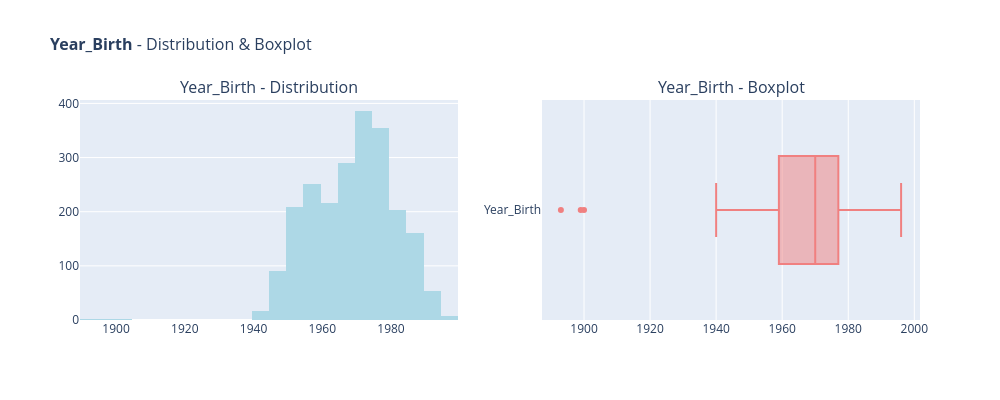
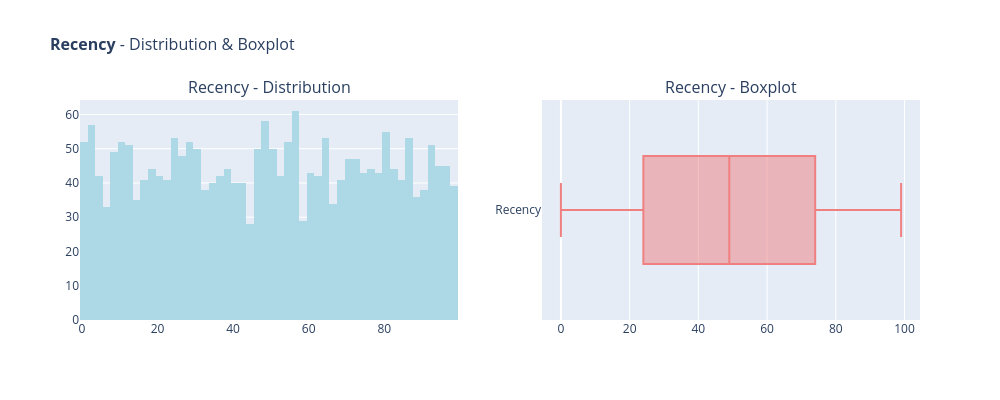
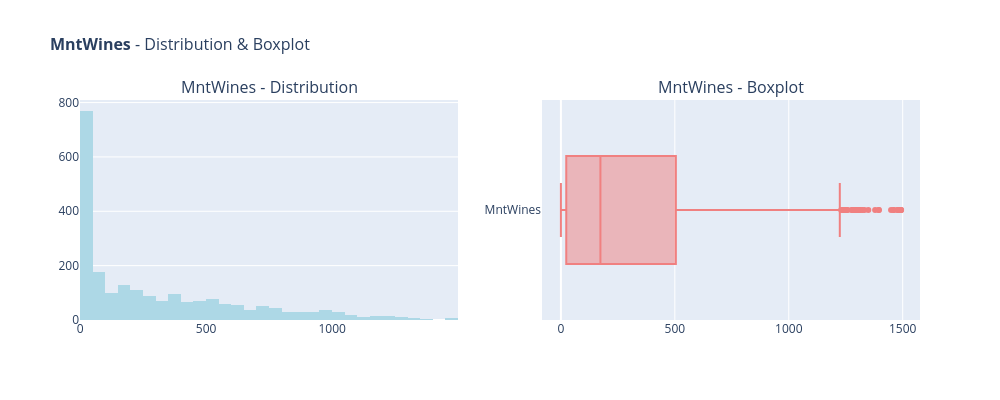
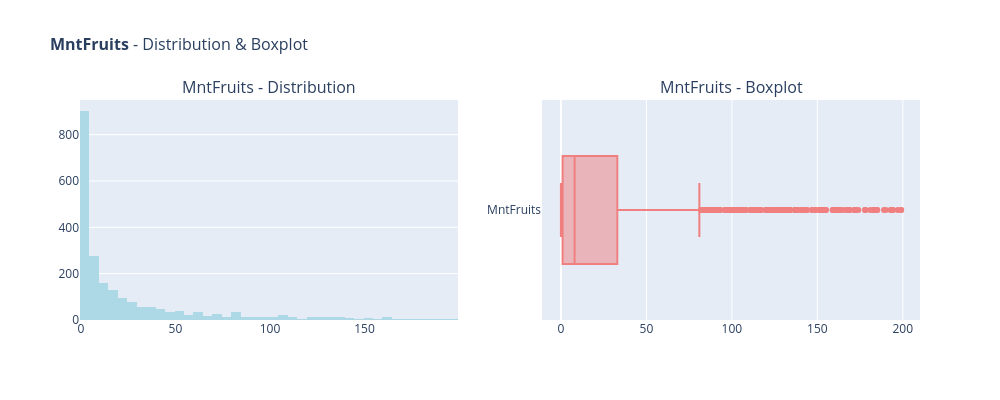

Notebook cell for these charts, in order:
### Code cell
# ============================================================================
# CELL 3.3: Numeric Column Distributions (with inline plots)
# ============================================================================

print("\n--- Step 2: Numeric Column Distributions ---")

# Ensure numeric_cols is defined
if 'numeric_cols' not in locals():
    numeric_cols = ['Year_Birth', 'Income', 'Recency', 'MntWines', 'MntFruits',
                     'MntMeatProducts', 'MntFishProducts', 'MntSweetProducts',
                     'MntGoldProds', 'NumDealsPurchases', 'NumWebPurchases',
                     'NumCatalogPurchases', 'NumStorePurchases', 'NumWebVisitsMonth']
    numeric_cols = [col for col in numeric_cols if col in df.columns]

# Filter to only columns that exist in dataframe
numeric_cols_available = [col for col in numeric_cols if col in df.columns]

print(f"Processing {len(numeric_cols_available)} numeric columns...")

observations = {}

for col in numeric_cols_available:
    try:
        # Create subplot figure
        fig = make_subplots(
            rows=1, cols=2, 
            subplot_titles=(f'{col} - Distribution', f'{col} - Boxplot')
        )
        
        # Add histogram
        fig.add_trace(
            go.Histogram(x=df[col], name=col, nbinsx=50, marker_color='lightblue'),
            row=1, col=1
        )
        
        # Add boxplot
        fig.add_trace(
            go.Box(x=df[col], name=col, marker_color='lightcoral'),
            row=1, col=2
        )
        
        # Update layout
        fig.update_layout(
            height=400, 
            width=1000, 
            showlegend=False, 
            title_text=f"<b>{col}</b> - Distribution & Boxplot",
            title_font_size=16
        )
        
        # Display the plot
        fig.show()
        
        # Compute observations
        skew_val = df[col].skew()
        mean_val = df[col].mean()
        median_val = df[col].median()
        q1, q3 = df[col].quantile(0.25), df[col].quantile(0.75)
        iqr = q3 - q1
        outlier_count = ((df[col] < q1 - 1.5*iqr) | (df[col] > q3 + 1.5*iqr)).sum()
        
        observations[col] = {
            'skew': skew_val,
            'mean': mean_val,
            'median': median_val,
            'outliers': outlier_count,
            'typical_measure': 'median' if abs(skew_val) > 1 else 'mean'
        }
        
        print(f"\n{col}:")
        print(f"  Skew: {skew_val:.3f} → use {observations[col]['typical_measure']}")
        print(f"  Mean: {mean_val:.2f}, Median: {median_val:.2f}")
        print(f"  Outliers (IQR method): {outlier_count}")
        
    except Exception as e:
        print(f"\n⚠️ Error processing {col}: {str(e)}")
        continue

print("\n✓ Distributions analyzed and displayed above")

### Figure 1 — Plotly figure (JSON) as saved in the notebook; plotly's stock layout.template omitted (floating-point values rounded to 4 significant figures; data arrays with more than 128 entries replaced by an {"elided": "..."} marker saying what was removed)
{"data": [{"marker": {"color": "lightblue"}, "name": "Year_Birth", "nbinsx": 50, "type": "histogram", "x": {"elided": "2240 int values"}, "xaxis": "x", "yaxis": "y"}, {"marker": {"color": "lightcoral"}, "name": "Year_Birth", "type": "box", "x": {"elided": "2240 int values"}, "xaxis": "x2", "yaxis": "y2"}], "layout": {"annotations": [{"font": {"size": 16}, "showarrow": false, "text": "Year_Birth - Distribution", "x": 0.225, "xanchor": "center", "xref": "paper", "y": 1, "yanchor": "bottom", "yref": "paper"}, {"font": {"size": 16}, "showarrow": false, "text": "Year_Birth - Boxplot", "x": 0.775, "xanchor": "center", "xref": "paper", "y": 1, "yanchor": "bottom", "yref": "paper"}], "height": 400, "showlegend": false, "title": {"font": {"size": 16}, "text": "<b>Year_Birth</b> - Distribution & Boxplot"}, "width": 1000, "xaxis": {"anchor": "y", "domain": [0, 0.45]}, "xaxis2": {"anchor": "y2", "domain": [0.55, 1]}, "yaxis": {"anchor": "x", "domain": [0, 1]}, "yaxis2": {"anchor": "x2", "domain": [0, 1]}}}

### Figure 2 — Plotly figure (JSON) as saved in the notebook; plotly's stock layout.template omitted (floating-point values rounded to 4 significant figures; data arrays with more than 128 entries replaced by an {"elided": "..."} marker saying what was removed)
{"data": [{"marker": {"color": "lightblue"}, "name": "Recency", "nbinsx": 50, "type": "histogram", "x": {"elided": "2240 int values"}, "xaxis": "x", "yaxis": "y"}, {"marker": {"color": "lightcoral"}, "name": "Recency", "type": "box", "x": {"elided": "2240 int values"}, "xaxis": "x2", "yaxis": "y2"}], "layout": {"annotations": [{"font": {"size": 16}, "showarrow": false, "text": "Recency - Distribution", "x": 0.225, "xanchor": "center", "xref": "paper", "y": 1, "yanchor": "bottom", "yref": "paper"}, {"font": {"size": 16}, "showarrow": false, "text": "Recency - Boxplot", "x": 0.775, "xanchor": "center", "xref": "paper", "y": 1, "yanchor": "bottom", "yref": "paper"}], "height": 400, "showlegend": false, "title": {"font": {"size": 16}, "text": "<b>Recency</b> - Distribution & Boxplot"}, "width": 1000, "xaxis": {"anchor": "y", "domain": [0, 0.45]}, "xaxis2": {"anchor": "y2", "domain": [0.55, 1]}, "yaxis": {"anchor": "x", "domain": [0, 1]}, "yaxis2": {"anchor": "x2", "domain": [0, 1]}}}

### Figure 3 — Plotly figure (JSON) as saved in the notebook; plotly's stock layout.template omitted (floating-point values rounded to 4 significant figures; data arrays with more than 128 entries replaced by an {"elided": "..."} marker saying what was removed)
{"data": [{"marker": {"color": "lightblue"}, "name": "MntWines", "nbinsx": 50, "type": "histogram", "x": {"elided": "2240 int values"}, "xaxis": "x", "yaxis": "y"}, {"marker": {"color": "lightcoral"}, "name": "MntWines", "type": "box", "x": {"elided": "2240 int values"}, "xaxis": "x2", "yaxis": "y2"}], "layout": {"annotations": [{"font": {"size": 16}, "showarrow": false, "text": "MntWines - Distribution", "x": 0.225, "xanchor": "center", "xref": "paper", "y": 1, "yanchor": "bottom", "yref": "paper"}, {"font": {"size": 16}, "showarrow": false, "text": "MntWines - Boxplot", "x": 0.775, "xanchor": "center", "xref": "paper", "y": 1, "yanchor": "bottom", "yref": "paper"}], "height": 400, "showlegend": false, "title": {"font": {"size": 16}, "text": "<b>MntWines</b> - Distribution & Boxplot"}, "width": 1000, "xaxis": {"anchor": "y", "domain": [0, 0.45]}, "xaxis2": {"anchor": "y2", "domain": [0.55, 1]}, "yaxis": {"anchor": "x", "domain": [0, 1]}, "yaxis2": {"anchor": "x2", "domain": [0, 1]}}}

### Figure 4 — Plotly figure (JSON) as saved in the notebook; plotly's stock layout.template omitted (floating-point values rounded to 4 significant figures; data arrays with more than 128 entries replaced by an {"elided": "..."} marker saying what was removed)
{"data": [{"marker": {"color": "lightblue"}, "name": "MntFruits", "nbinsx": 50, "type": "histogram", "x": {"elided": "2240 int values"}, "xaxis": "x", "yaxis": "y"}, {"marker": {"color": "lightcoral"}, "name": "MntFruits", "type": "box", "x": {"elided": "2240 int values"}, "xaxis": "x2", "yaxis": "y2"}], "layout": {"annotations": [{"font": {"size": 16}, "showarrow": false, "text": "MntFruits - Distribution", "x": 0.225, "xanchor": "center", "xref": "paper", "y": 1, "yanchor": "bottom", "yref": "paper"}, {"font": {"size": 16}, "showarrow": false, "text": "MntFruits - Boxplot", "x": 0.775, "xanchor": "center", "xref": "paper", "y": 1, "yanchor": "bottom", "yref": "paper"}], "height": 400, "showlegend": false, "title": {"font": {"size": 16}, "text": "<b>MntFruits</b> - Distribution & Boxplot"}, "width": 1000, "xaxis": {"anchor": "y", "domain": [0, 0.45]}, "xaxis2": {"anchor": "y2", "domain": [0.55, 1]}, "yaxis": {"anchor": "x", "domain": [0, 1]}, "yaxis2": {"anchor": "x2", "domain": [0, 1]}}}
